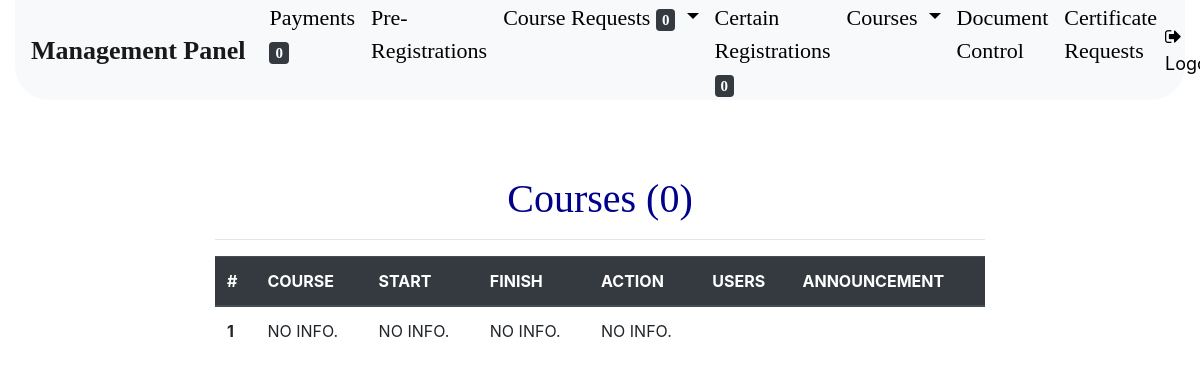
/course/course-list/ (signed in), run on an earlier commit of the app's database.
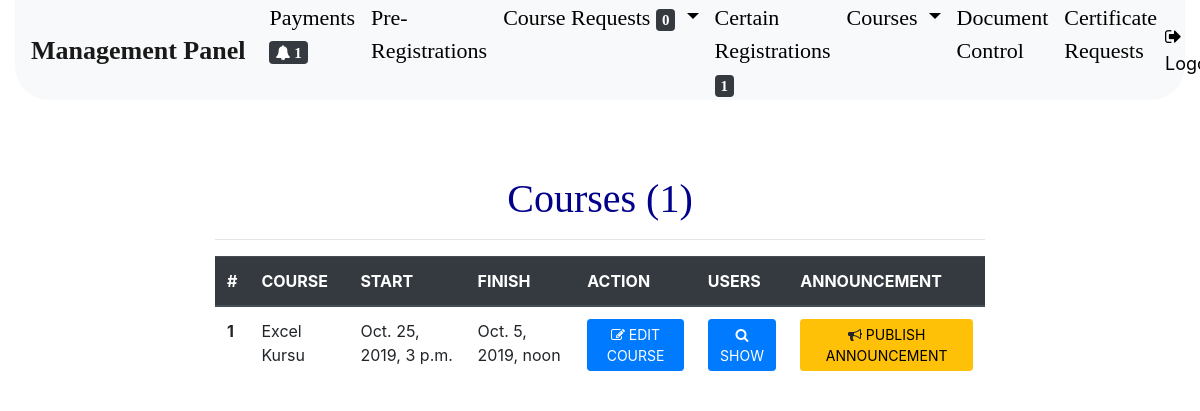
And on a later commit of the database.
### courses/models.py (models this page shows, shortened)
class Course(models.Model):
    STATUS = (
        (None, 'Choose'),
        ('1', 'Continuing.'),
        ('2', 'Pre-registration is open.'),
        ('3', 'Certain registration is open.'),
        ('4', 'Finished.'),
    )
    CATEGORIES = (
        (None, 'Choose'),
        ('1', 'Senkron'),
        ('2', 'Asenkron')
    )
    name = models.CharField(max_length=250, null=True, blank=False, verbose_name="Course:")
    start_at = models.DateTimeField(null=True, blank=False, verbose_name="Start at:")
    finish_at = models.DateTimeField(null=True, blank=False, verbose_name="Finish at:")
    content = models.TextField(max_length=6000, null=True, blank=True, verbose_name="Content:")
    status = models.CharField(max_length=45, null=True, blank=False, verbose_name="Status:", choices=STATUS)
    course_code = models.CharField(max_length=5, null=True, blank=True)
    price = models.IntegerField(null=True, blank=False, verbose_name="Price:")
    prereg = models.ManyToManyField(PreRegistration, blank=True, verbose_name="Pre-registration:")
    registering_extension = models.CharField(max_length=25, null=True, blank=True, editable=True)
    is_registerable = models.BooleanField(default=False, verbose_name="Open certain registrations.")
    category = models.CharField(max_length=45, null=True, blank=False, verbose_name="Course category:", choices=CATEGORIES)
    class Meta:
        verbose_name_plural = "Courses"

### courses/views.py (the view)
# urls.py: path('course-list/', course_list, name="course-list"),
def course_list(request):
    if request.user.is_staff:
        courses = Course.objects.all()
    else:
        return HttpResponseRedirect(reverse('user-panel'))
    return render(request, 'course/course-list.html', context={'courses':courses})

### Payments/templatetags/payment_notifications.py (called while the page is built)
@register.filter
def get_notifications(i):
    notifications = Payment.objects.all().count()
    return notifications

### course_requests/templatetags/request_notifications.py (called while the page is built)
@register.filter
def request_notifications(i):
    taken_ones = CourseTaken.objects.all().count()
    given_ones = CourseGiven.objects.all().count()
    notification = taken_ones + given_ones
    return notification

### finalreg/templatetags/finalregs.py (called while the page is built)
@register.filter
def finalregs_notifications(i):
    finalregs = FinalRegistration.objects.all().count()
    return finalregs

### kurskayit/templates/course/course-list.html (shortened to what this page needs)
{% extends 'base.html' %}
{% block BODY %}
    <div class="container-fluid">
        {% include 'admin/admin-navbar.html' %}
        <div class="row" style="margin-top: 75px;">
            <div class="col-lg-8 offset-2">
                <h1 class="text-center course-prereg-header" style="color: darkblue">Courses ({{ courses.count }})</h1>
                <hr>
                <table class="table">
                    <thead class="thead-dark">
                    <tr>
                        <th scope="col">#</th>
                        <th scope="col">COURSE</th>
                        <th scope="col">START</th>
                        <th scope="col">FINISH</th>
                        <th scope="col">ACTION</th>
                        <th scope="col">USERS</th>
                        <th scope="col">ANNOUNCEMENT</th>
                    </tr>
                    </thead>
                    <tbody>
                    {% for course in courses %}
                        <tr>
                            <th scope="row">{{ forloop.counter }}</th>
                            <td>{{ course.name }}</td>
                            <td>{{ course.start_at }}</td>
                            <td>{{ course.finish_at }}</td>
                            <td>
                                <button type="button" class="btn btn-primary btn-sm">
                                    <i class="fa fa-pencil-square-o"></i> <a
                                        href="{% url 'course-edit' course.course_code %}"
                                        style="color: white">EDIT COURSE</a>
                                </button>
                            </td>
                            <td>
                                <button type="button" class="btn btn-primary btn-sm">
                                    <i class="fa fa-search"></i> <a
                                        href="{% url 'course-user-list' course.course_code %}"
                                        style="color: white">SHOW</a>
                                </button>
                            </td>
                            <td>
                                <button type="button" class="btn btn-warning btn-sm">
                                    <i class="fa fa-bullhorn"></i> <a
                                        href="{% url 'send-notice' course.course_code %}"
                                        style="color: black">PUBLISH ANNOUNCEMENT</a>
                                </button>
                            </td>
                        </tr>
                    {% empty %}
                        <th scope="row">1</th>
                        <td>NO INFO.</td>
                        <td>NO INFO.</td>
                        <td>NO INFO.</td>
                        <td>NO INFO.</td>
                    {% endfor %}
                    </tbody>
                </table>
            </div>
        </div>
    </div>
{% endblock %}

What changed in the data, as far as the page shows it:
added Course: name "Excel Kursu", start_at "Oct. 25, 2019, 3 p.m.", finish_at "Oct. 5, 2019, noon"
Also different on the page:
{{ payment_notifications|get_notifications }}: (not shown) → "1"
{{ finalregs|finalregs_notifications }}: "0" → "1"
{{ courses.count }}: "0" → "1"
text no longer shown: "0 1 NO INFO. NO INFO. NO INFO. NO INFO."
